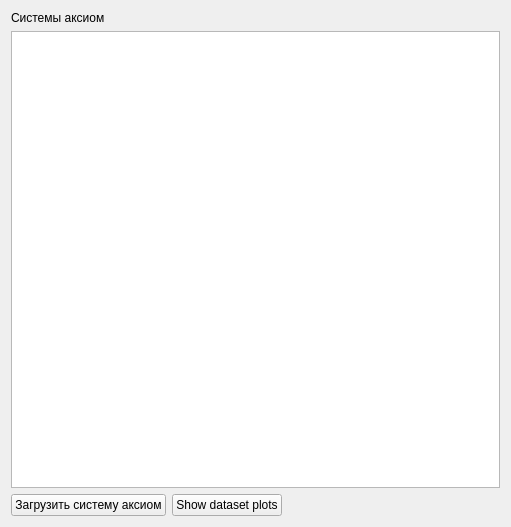
<?xml version="1.0" encoding="UTF-8"?>
<ui version="4.0">
 <class>stage3Class</class>
 <widget class="QWidget" name="stage3Class">
  <property name="geometry">
   <rect>
    <x>0</x>
    <y>0</y>
    <width>511</width>
    <height>527</height>
   </rect>
  </property>
  <property name="windowTitle">
   <string>stage3</string>
  </property>
  <layout class="QVBoxLayout" name="verticalLayout">
   <item>
    <widget class="QLabel" name="label">
     <property name="text">
      <string>Системы аксиом</string>
     </property>
    </widget>
   </item>
   <item>
    <widget class="QTreeView" name="treeView_AxiomSets">
     <property name="editTriggers">
      <set>QAbstractItemView::NoEditTriggers</set>
     </property>
    </widget>
   </item>
   <item>
    <layout class="QHBoxLayout" name="horizontalLayout">
     <item>
      <widget class="QPushButton" name="pushButton_loadAS">
       <property name="text">
        <string>Загрузить систему аксиом</string>
       </property>
      </widget>
     </item>
     <item>
      <widget class="QPushButton" name="pushButton_showPlot">
       <property name="text">
        <string>Show dataset plots</string>
       </property>
      </widget>
     </item>
     <item>
      <spacer name="horizontalSpacer">
       <property name="orientation">
        <enum>Qt::Horizontal</enum>
       </property>
       <property name="sizeHint" stdset="0">
        <size>
         <width>40</width>
         <height>20</height>
        </size>
       </property>
      </spacer>
     </item>
    </layout>
   </item>
  </layout>
 </widget>
 <layoutdefault spacing="6" margin="11"/>
 <resources/>
 <connections/>
</ui>
